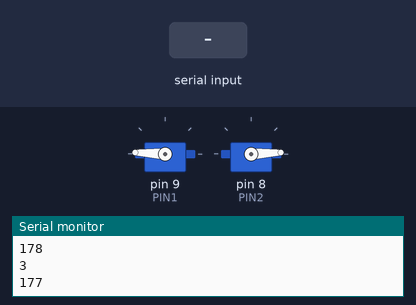
This sketch was run on a simulated Arduino Uno, built with avr-gcc and run on an emulated ATmega328P. On the bench: 2 × servo, the last lines printed to the serial monitor. The test bench sets the inputs (shaded band).

Above: at 1.2 s.
1.3 s: byte 30 received over Serial
At 2.5 s:
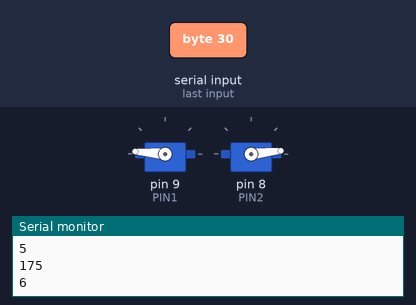
2.8 s: byte 90 received over Serial
At 12.3 s:
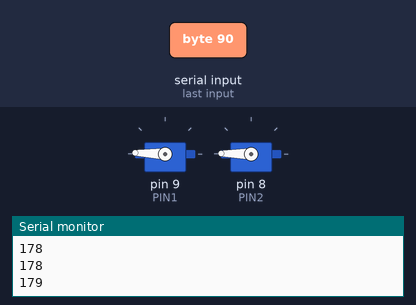
Timing chart, 0 to 20.8 s (numbered marks = the images above; inputs shaded):
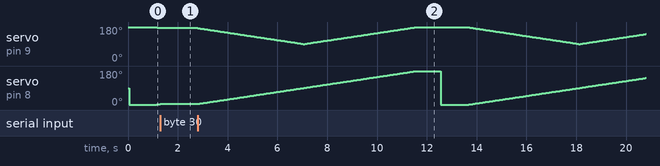

The sketch:

eval_servo.ino
```cpp
#include <Servo.h>

Servo servo1;  // create servo object to control a servo
Servo servo2;
// twelve servo objects can be created on most boards

#define PIN1 9
#define PIN2 8

#define MIN1 90
#define MAX1 180
int pos1 = MAX1;
int min1 = MIN1;
int max1 = MAX1;
bool dir1=0;
uint32_t dly1=25;

#define MIN2 0
int pos2 = MIN2;
int min2 = MIN2;
int max2 = 180;
bool dir2=0;
uint32_t dly2=25;

void setup() {
  Serial.begin(115200);Serial.println("start");

  servo1.attach(PIN1);  // attaches the servo on pin 9 to the servo object
  servo2.attach(PIN2);  // attaches the servo on pin 9 to the servo object
}

/*
void loop() {
  for (pos1 = min1; pos1 <= max1; pos1++) { // goes from 0 degrees to 180 degrees
    // in steps of 1 degree
    servo1.write(pos1);              // tell servo to go to position in variable 'pos'
    delay(dly1);                       // waits 15ms for the servo to reach the position
  }
  for (pos1 = max1; pos1 >= min1; pos1--) { // goes from 180 degrees to 0 degrees
    servo1.write(pos1);              // tell servo to go to position in variable 'pos'
    delay(dly1);                       // waits 15ms for the servo to reach the position
  }
}
*/

void servoWrite(uint8_t servo, int pos)
{
  switch(servo){
    case 1:servo1.write(pos);break;
    case 2:servo2.write(pos);break;
    default:break;
  }
}

void servoStep(bool* dir,int* pos,int min,int max,uint32_t dly,uint8_t servo,uint8_t factor)
{
  //Serial.print(*dir);Serial.print(' ');Serial.print(min);Serial.print(' ');Serial.print(max);Serial.print(' ');
  if(*dir==0){
    *pos=*pos+factor;
    Serial.println(*pos);
    servoWrite(servo,*pos);
    if((*pos)>=max){*dir=1;}
    delay(dly);
  }
  if(*dir==1){
    *pos=*pos-factor;
    Serial.println(*pos);
    servoWrite(servo,*pos);
    if((*pos)<=min){*dir=0;}
    delay(dly);
  }
}

void loop()
{
  if(Serial.available()>0){
    char a=Serial.read();
     while(Serial.available()==0){}
    a=Serial.read();
  }
  servoStep(&dir1,&pos1,min1,max1,dly1,1,1);
  if(pos2==(min2+1)){delay(1000);}
  servoStep(&dir2,&pos2,min2,max2,dly2,2,1);
  if(pos2==(max2-1)){pos2=min2;delay(1000);}
}
```

Measured:
- after the input at 1.3 s, servo on pin 9 (PIN1): stays 175° (without the input it goes to 174° after 0.03 s); servo on pin 8 (PIN2): goes on until 1.3 s, then stays 6°
